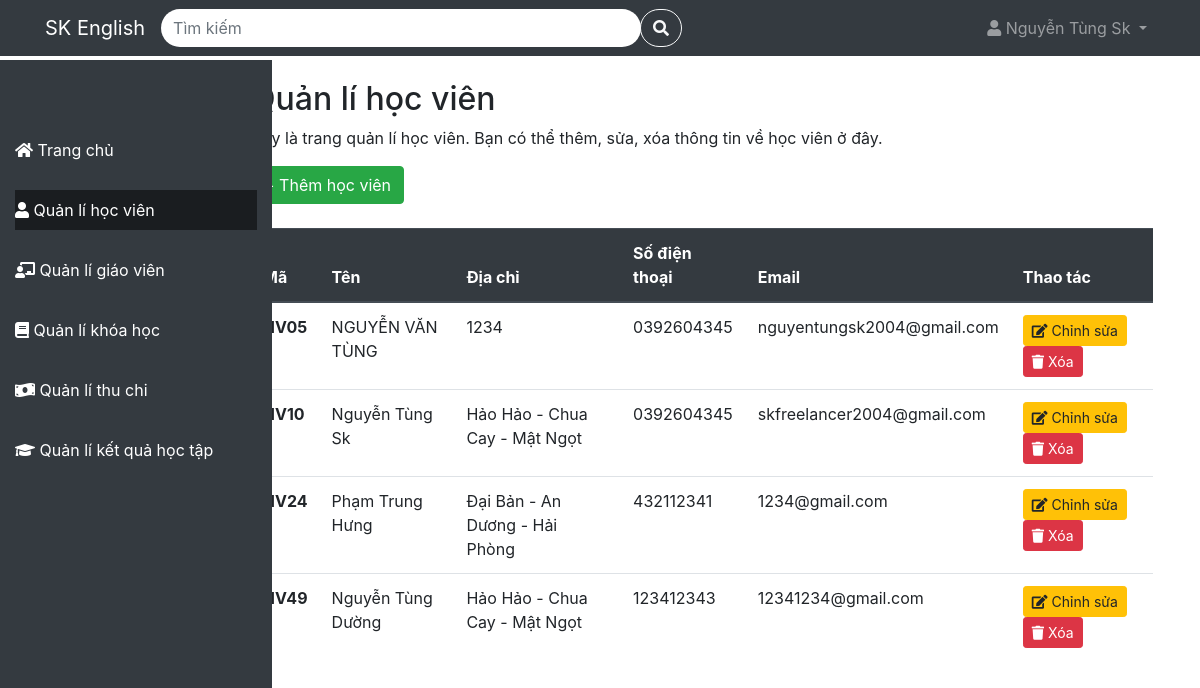
Page /QuanLiTrungTamTA/student (signed in) on the committed database.
### tables this page shows
CREATE TABLE `students` (
  `student_id` varchar(4) NOT NULL,
  `name` varchar(100) NOT NULL,
  `address` varchar(100) DEFAULT NULL,
  `phone` varchar(10) NOT NULL,
  `email` varchar(100) NOT NULL
);

### app/Controller/StudentController.php (called while the page is built, shortened)
<?php
class StudentController {
    protected $config = [
        'host' => 'localhost',
        'dbname' => 'quanlytrungtamta',
        'user' => 'root',
        'password' => ''
    ];
    protected $db;
    public function __construct() {
        $this->db = new Database($this->config);
    }
    public function index(){
        $checkSearch = false;
        try {
            if($checkSearch){
                $listStudent = $this->db->table('students')->search(['student_id','name', 'address', 'phone', 'email'], $search);
            }else{
                $listStudent = $this->db->table('students')->get();
            }
        } catch (PDOException $e) {
            $this->db->logToConsole('lỗi lấy dữ liệu cho trang student: ' . $e->getMessage());
        }
        include './app/View/Student/student.php';
    }
}
?>

### index.php (called while the page is built, shortened)
<?php
include './app/Model/Model.php';
include './app/Controller/StudentController.php';
$route = new Route();
$route->get('/', 'LandingController@index');
$route->post('/courseRegistration', 'RegisterController@courseRegistration');
$route->post('/login', 'LoginController@index');
$route->post('/logout', 'LogoutController@index');
$route->post('/register', 'RegisterController@index');
$route->post('/verify', 'RegisterController@verify');
$route->post('/forgotPassword', 'ForgotPasswordController@forgot_password');
$route->post('/reset_password', 'ForgotPasswordController@reset_password');
if(isset($_SESSION['full_name']) && !empty($_SESSION['full_name']))
{
    $route->get('/home', 'HomeController@index');
    $route->get('/profile', 'UserController@index');
    $route->post('/profile/edit', 'UserController@editProfile');
    $route->post('/profile/resetPassWord', 'UserController@ResetPasswordProfile');
    $route->get('/student', 'StudentController@index');
    $route->post('/student/deleteStudent', 'StudentController@deleteStudent');
    $route->post('/student/editStudent', 'StudentController@editStudent');
    $route->post('/student/addStudent', 'RegistrationController@addStudent');
    $route->get('/teacher', 'TeacherController@index');
    $route->post('/teacher/addTeacher', 'TeacherController@addTeacher');
    $route->post('/teacher/editTeacher', 'TeacherController@editTeacher');
    $route->post('/teacher/deleteTeacher', 'TeacherController@deleteTeacher');
    $route->get('/course', 'CourseController@index');
    $route->post('/course/addCourse', 'CourseController@addCourse');
    $route->post('/course/deleteCourse', 'CourseController@deleteCourse');
    $route->post('/course/edit', 'CourseController@editCourse');
    $route->get('/course/detail', 'CourseController@show@detailCourse.php');
    $route->post('/course/addSchedule', 'ScheduleController@addSchedule');
    $route->post('/course/deleteSchedule', 'ScheduleController@deleteSchedule');
    $route->get('/payment', 'PaymentController@index');
    $route->get('/payment/receipts', 'PaymentController@show@receipts.php');
    $route->get('/payment/expenses', 'PaymentController@show@expenses.php');
    $route->get('/payment/report', 'PaymentController@show@report.php');
    $route->get('/achievement', 'AchievementController@index');
    $route->get('/achievement/detail', 'AchievementController@show@detail.php');
}
$requestUri = $_SERVER['REQUEST_URI'];
$route->handle($requestUri);
?>

### app/Model/Model.php (called while the page is built, shortened)
<?php
class Database {
    protected
        $table = '',
        $host = '',
        $user ='',
        $password = '',
        $dbname = '',
        $conn = null;
    public function __construct($config){
        $this->host = $config['host'];
        $this->user = $config['user'];
        $this->password = $config['password'];
        $this->dbname = $config['dbname'];
    }
    protected function connect(){
        try{
            $this->conn = new PDO("mysql:host=$this->host;dbname=$this->dbname", $this->user, $this->password);
            $this->conn->setAttribute(PDO::ATTR_ERRMODE, PDO::ERRMODE_EXCEPTION);
        }catch(PDOException $e){
            echo "Lỗi kết nối đến cơ sở dữ liệu: ".$e->getMessage();
        }
    }
    public function get($data = [])
    {
        try {
            if (empty($data)) {
                $sqlString = "select * from $this->table";
                $query = $this->conn->prepare($sqlString);
                $query->execute();
            } else {
                $stmt = join('=? and ', array_keys($data));
                $stmt .= '=?';
                $sqlString = "select * from $this->table where $stmt";
                $query = $this->conn->prepare($sqlString);
                $query->execute(array_values($data));
            }
            return $query->fetchAll(PDO::FETCH_ASSOC);
        } catch (PDOException $e) {
            $this->logToConsole("Lỗi đọc dữ liệu: " . $e->getMessage());
        }
    }
    public function JoinTable($table = [], $where = []) {
        try {
            $sqlString = "SELECT * FROM $this->table";
            $id = array_values($table);
            $tableKeys = array_keys($table);
            for ($i = 0; $i < count($tableKeys); $i++) {
                $sqlString .= " INNER JOIN " . $tableKeys[$i] . " ON " . $this->table . "." . $id[$i] . " = " . $tableKeys[$i] . "." . $id[$i];
            }
            if (!empty($where)) {
                $sqlString .= " WHERE ";
                $conditions = [];
                foreach (array_keys($where) as $column) {
                    $conditions[] = $column . " LIKE ?";
                }
                $sqlString .= implode(" AND ", $conditions);
            }
            $query = $this->conn->prepare($sqlString);
            if (!empty($where)) {
                $i = 1;
                foreach (array_values($where) as $value) {
                    $query->bindValue($i, '%' . $value . '%');
                    $i++;
                }
            }
            $query->execute();
            $results = $query->fetchAll(PDO::FETCH_ASSOC);
            return $results;
        } catch (PDOException $e) {
            $this->logToConsole("Lỗi đọc dữ liệu: " . $e->getMessage());
            return [];
        } catch (Exception $e) {
            $this->logToConsole("Lỗi: " . $e->getMessage());
            return [];
        }
    }
    public function table($table){
        $this->table = $table;
        return $this;
    }
}
?>

### app/View/Student/student.php (the view, shortened to what this page needs)
<!DOCTYPE html>
<html lang="en">
<head>
  <link rel="stylesheet" href="https://cdnjs.cloudflare.com/ajax/libs/font-awesome/5.15.4/css/all.min.css">
  <link rel="stylesheet" href="https://maxcdn.bootstrapcdn.com/bootstrap/4.5.2/css/bootstrap.min.css">
  <link rel="stylesheet" href=".\public\css\cssProject.css">
  <link rel="stylesheet" href="..\public\css\cssProject.css">
</head>
<body>
<?php include './app/View/Template/navbar.php' ?>
<?php include './app/View/Template/sidebar.php' ?>
<div class="main-content">
    <div class="container mt-5">
      <h2>Quản lí học viên</h2>
      <p>Đây là trang quản lí học viên. Bạn có thể thêm, sửa, xóa thông tin về học viên ở đây.</p>
        <button type="button" class="btn btn-success mb-4" data-toggle="modal" data-target="#addStudent">
          + Thêm học viên
        </button>
      <table class="table">
        <thead class="thead-dark">
          <tr>
            <th scope="col">Mã</th>
            <th scope="col">Tên</th>
            <th scope="col">Địa chỉ</th>
            <th scope="col">Số điện thoại</th>
            <th scope="col">Email</th>
            <th scope="col">Thao tác</th>
          </tr>
        </thead>
        <tbody>
            <?php if (!empty($listStudent)): ?>
              <?php
                  foreach($listStudent as $student):
                    $listRegistration = $this->db->table('registrations')->JoinTable(['schedules'=>'schedule_id'],['student_id'=>$student['student_id']]);
                    $data_registration = [];
                    foreach($listRegistration as $registration){
                        $tmp = $this->db->table('schedules')->JoinTable(['course'=>'course_id'],['schedule_id'=>$registration['schedule_id']]);
                        $merged_data = array_merge($tmp[0], $registration);
                        $data_registration[] = $merged_data;
                    }
                    $data_registration = json_encode($data_registration);
                ?>
                <tr class="table-row-hover">
                    <th scope="row"
                      data-toggle="modal"
                      data-target="#detailStudent"
                      data-name="<?php echo $student['name']?>"
                      data-address="<?php echo $student['address']?>"
                      data-phone="<?php echo $student['phone']?>"
                      data-email="<?php echo $student['email']?>"
                      data-data_registration='<?php echo htmlspecialchars($data_registration, ENT_QUOTES, 'UTF-8'); ?>'
                    >
                    <?php echo $student['student_id']?>
                    </th>
                    <td
                      data-toggle="modal"
                      data-target="#detailStudent"
                      data-name="<?php echo $student['name']?>"
                      data-address="<?php echo $student['address']?>"
                      data-phone="<?php echo $student['phone']?>"
                      data-email="<?php echo $student['email']?>"
                      data-data_registration='<?php echo htmlspecialchars($data_registration, ENT_QUOTES, 'UTF-8'); ?>'
                    >
                    <?php echo $student['name']?>
                    </td>
                    <td
                      data-toggle="modal"
                      data-target="#detailStudent"
                      data-name="<?php echo $student['name']?>"
                      data-address="<?php echo $student['address']?>"
                      data-phone="<?php echo $student['phone']?>"
                      data-email="<?php echo $student['email']?>"
                      data-data_registration='<?php echo htmlspecialchars($data_registration, ENT_QUOTES, 'UTF-8'); ?>'
                    >
                    <?php echo $student['address']?>
                    </td>
                    <td
                      data-toggle="modal"
                      data-target="#detailStudent"
                      data-name="<?php echo $student['name']?>"
                      data-address="<?php echo $student['address']?>"
                      data-phone="<?php echo $student['phone']?>"
                      data-email="<?php echo $student['email']?>"
                      data-data_registration='<?php echo htmlspecialchars($data_registration, ENT_QUOTES, 'UTF-8'); ?>'
                    >
                    <?php echo $student['phone']?>
                    </td>
                    <td
                      data-toggle="modal"
                      data-target="#detailStudent"
                      data-name="<?php echo $student['name']?>"
                      data-address="<?php echo $student['address']?>"
                      data-phone="<?php echo $student['phone']?>"
                      data-email="<?php echo $student['email']?>"
                      data-data_registration='<?php echo htmlspecialchars($data_registration, ENT_QUOTES, 'UTF-8'); ?>'
                    >
                    <?php echo $student['email']?>
                    </td>
                  <td>
                    <div class="d-inline">
                        <a type="button"
                            class="btn btn-warning btn-sm mr-2"
                            data-toggle="modal"
                            data-target="#editStudent"
                            data-name="<?php echo $student['name']?>"
                            data-address="<?php echo $student['address']?>"
                            data-phone="<?php echo $student['phone']?>"
                            data-email="<?php echo $student['email']?>"
                            data-student_id="<?php echo $student['student_id']?>"
                        >
                            <i class="fas fa-edit"></i> Chỉnh sửa
                        </a>
                    </div>
                    <div class="d-inline">
                        <form
                            id="deleteForm<?php echo $student['student_id']; ?>"
                            action="./student/deleteStudent"
                            method="POST"
                            class="d-inline"
                        >
                            <button
                                type="button"
                                onclick="deleteStudent('<?php echo $student['student_id']; ?>')"
                                class="btn btn-danger btn-sm"
                            >
                                <i class="fa fa-trash" aria-hidden="true"></i> Xóa
                            </button>
                        </form>
                    </div>
                  </td>
                </tr>
              <?php endforeach; ?>
            <?php endif; ?>
          </tbody>
      </table>
    </div>
  </div>
</body>
</html>

### public/css/cssProject.css (style rules this page uses)
.table-row-hover { cursor: pointer; }

### public/css/sidebar.css (style rules this page uses)
.main-content { margin-left: 17%; padding: 2em; }

### rows in the picture
students: student_id "HV05", name "NGUYỄN VĂN TÙNG", address "1234", phone "0392604345", email "nguyentungsk2004@gmail.com"
students: student_id "HV10", name "Nguyễn Tùng Sk", address "Hảo Hảo - Chua Cay - Mật Ngọt", phone "0392604345", email "skfreelancer2004@gmail.com"
students: student_id "HV24", name "Phạm Trung Hưng", address "Đại Bản - An Dương - Hải Phòng", phone "432112341", email "1234@gmail.com"
students: student_id "HV49", name "Nguyễn Tùng Dường", address "Hảo Hảo - Chua Cay - Mật Ngọt", phone "123412343", email "12341234@gmail.com"

### other values in the picture
$_SESSION['full_name'] "Nguyễn Tùng Sk"
